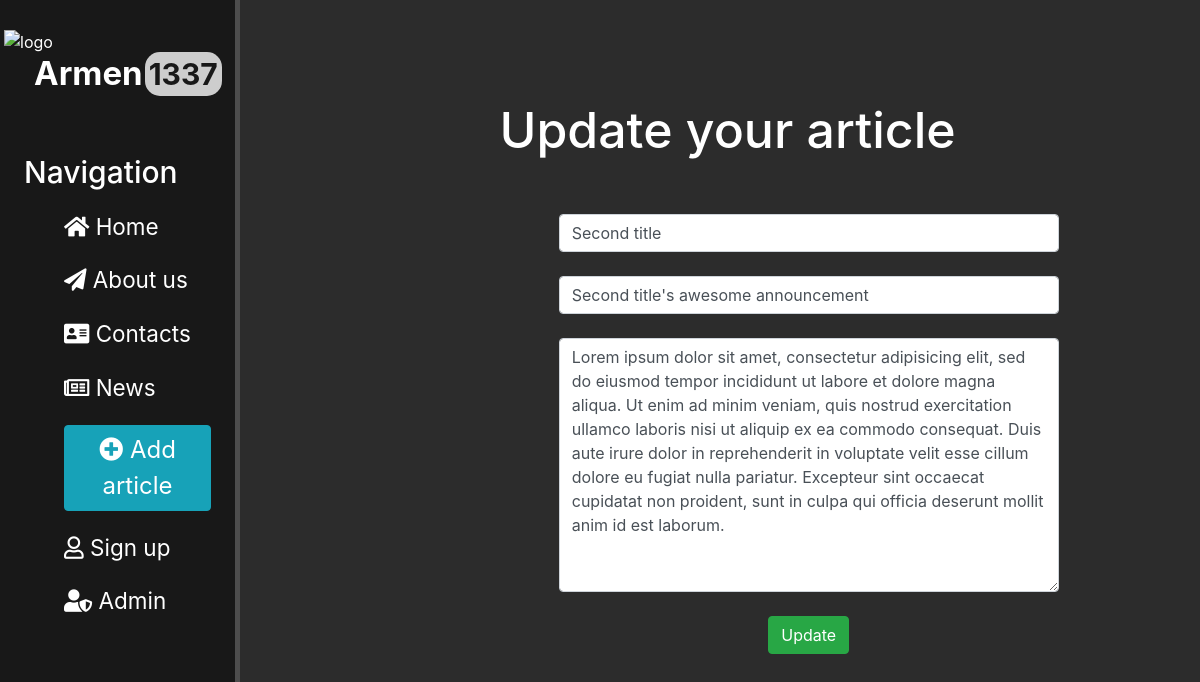
Screenshot of /news/3/update with the database file from the repository.
### news/models.py (models this page shows, shortened)
class Article(models.Model):
	article_title = models.CharField("Title", max_length = 150)
	announcement = models.CharField("Announcement", max_length = 250)
	article_content = models.TextField('Article content')
	pub_date = models.DateTimeField('Publication date', default = datetime.now().strftime("%Y-%m-%d %X"))
	class Meta:
		verbose_name = "Article"
		verbose_name_plural = "Articles"

### news/views.py (the view)
# urls.py: path('<int:pk>/update', views.NewsUpdateView.as_view(), name="news-update"),
class NewsUpdateView(UpdateView):
	model = Article
	template_name = "news/update.html"
	form_class = ArticleForm

### news/forms.py
class ArticleForm(ModelForm):
	class Meta:
		model = Article
		fields = ['article_title', 'announcement', 'article_content']
		widgets = {
			'article_title': TextInput(attrs = {
					'class': 'form-control',
					'placeholder': 'Article title',
				}),
			'announcement': TextInput(attrs = {
					'class': 'form-control',
					'placeholder': 'Announcement',
				}),
			'article_content': Textarea(attrs = {
					'class': 'form-control',
					'placeholder': 'Article content',
				}),
		}

### news/templates/news/update.html (shortened to what this page needs)
{% extends 'my_layout.html' %}
{% load static %}
{% block content %}
	<div class="features">
		<h1> Update your article </h1>
		<form method="POST">
			<h5> {{ error }} </h5><br>
			{{ form.article_title }}<br>
			{{ form.announcement }}<br>
			{{ form.article_content }}<br>
			<button type="submit" class="btn btn-success"> Update </button>
		</form>
	</div>
{% endblock %}

### main/static/main/css/itproger_styles.css (style rules this page uses)
body { background: #2c2c2c; }
main .features { margin-left: 10%; float: left; color: #fff; margin-top: 100px; text-align: center; width: 75%; }
main .features h1 { font-size: 50px; }
form { margin-left: 25%; margin-top: 30px; width: 500px; }

### rows the page displays
Article: article_title "Second title", announcement "Second title's awesome announcement", article_content "Lorem ipsum dolor sit amet, consectetur adipisicing elit, sed do eiusmod tempor incididunt ut labore et dolore magna aliqua. Ut enim ad minim veniam, quis nostrud exercitation ullamco laboris nisi ut aliquip ex ea commodo consequat. Duis aute irure dolor in reprehenderit in voluptate velit esse cillum dolore eu fugiat nulla pariatur. Excepteur sint occaecat cupidatat non proident, sunt in culpa qui officia deserunt mollit anim id est laborum."
